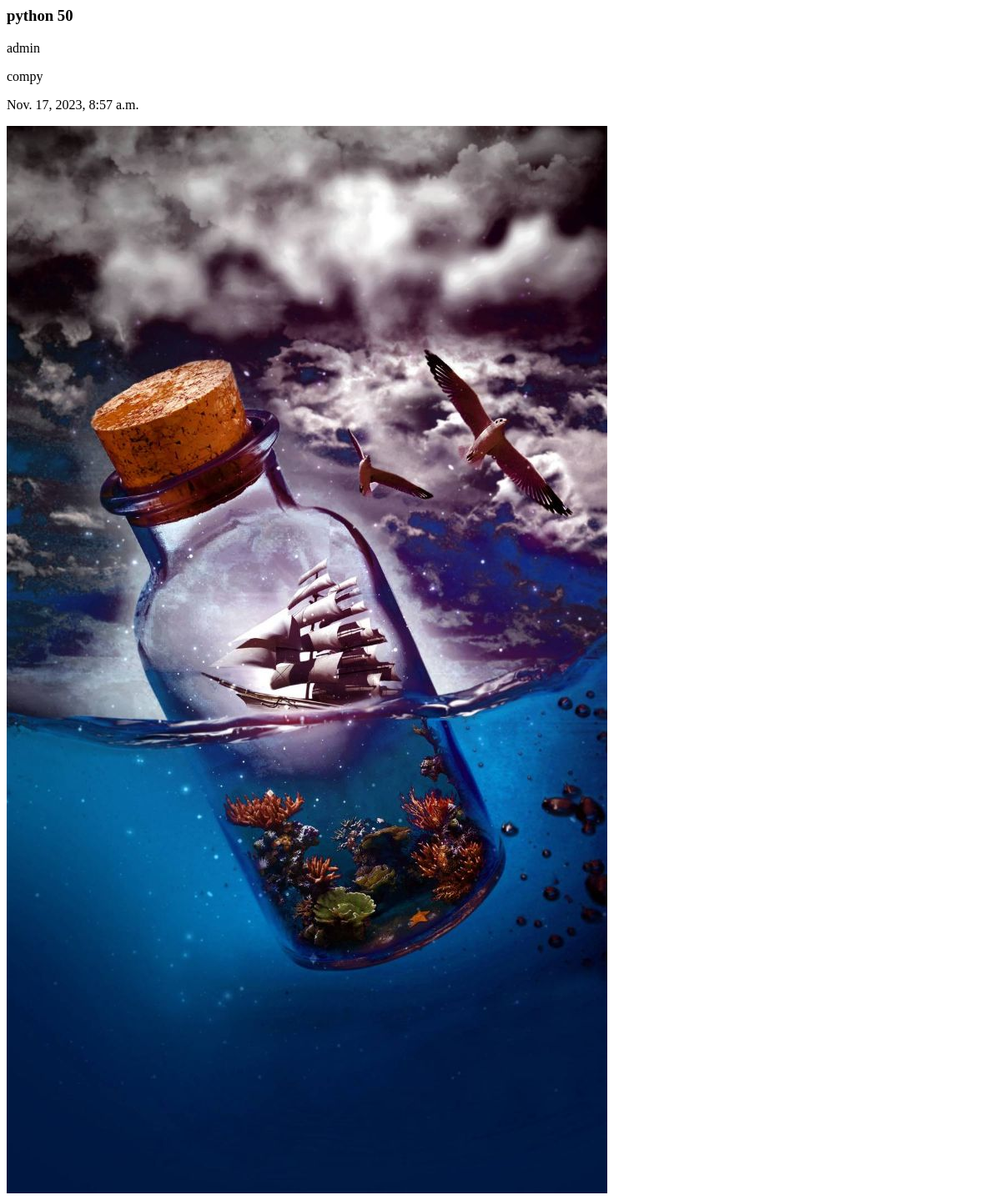
Page /posts/11 on the earlier database version.
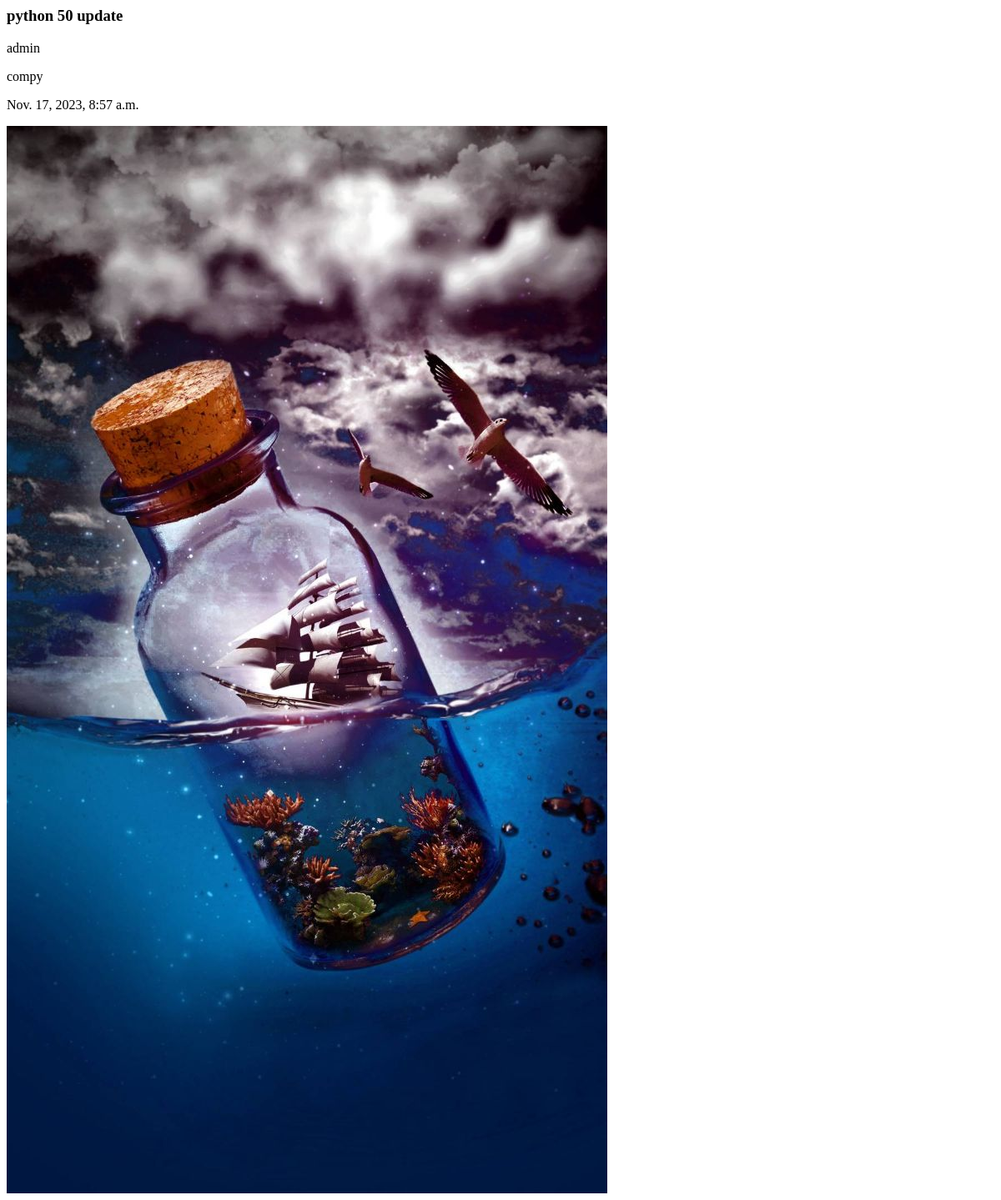
Same page on the later database version.
### posts/models.py (models this page shows)
class Post(models.Model):
    author = models.ForeignKey(User,related_name='post_author',on_delete=models.CASCADE)
    title = models.CharField(max_length=100)
    content = models.TextField(max_length=20000)
    draft = models.BooleanField(default=True)
    publish_date= models.DateTimeField(default = timezone.now)
    tags = TaggableManager()
    imag=models.ImageField(upload_to='post',null=True,blank=True)
    category=models.ForeignKey('Category',related_name='post_category',on_delete=models.SET_NULL,null=True)
    def __str__(self):
        return self.title

### posts/views.py (the view)
# urls.py: path('posts/<int:pk>',PostDetail.as_view()),
class PostDetail(DetailView):
    model = Post

### posts/templates/posts/post_detail.html
<h3>{{post}}</h3>
<p>{{post.author}}</p>
<p>{{post.content | safe}}</p>
<p>{{post.publish_date}}</p>
<img src= "{{ post.imag.url }}" alt="">

Differences in the rows shown:
changed Post "compy": title "python 50" → "python 50 update"
